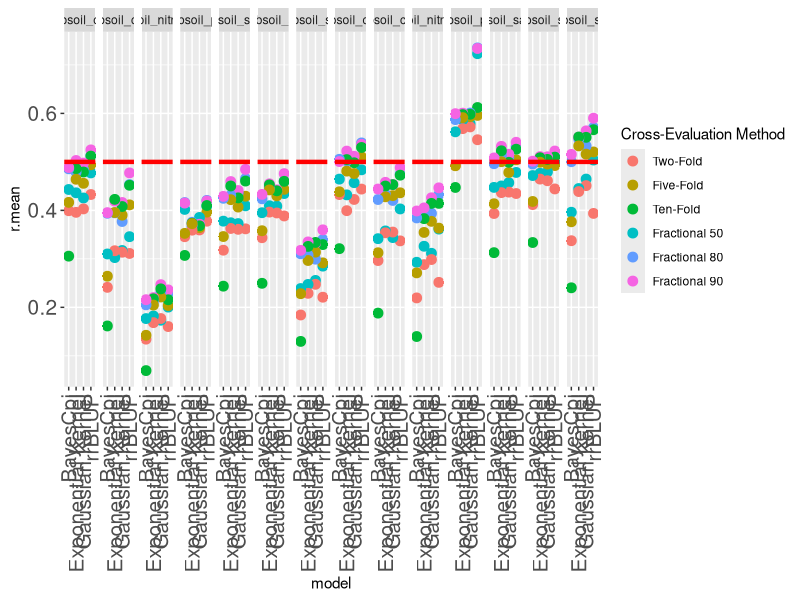
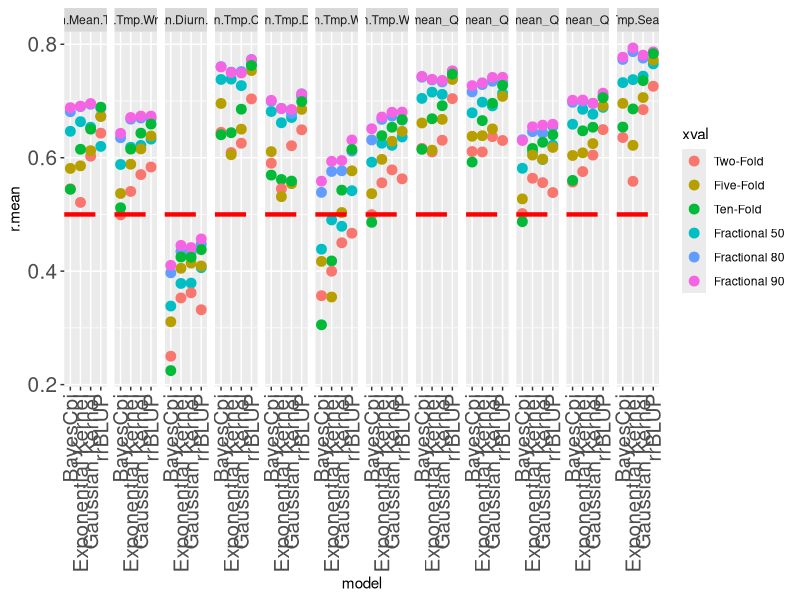
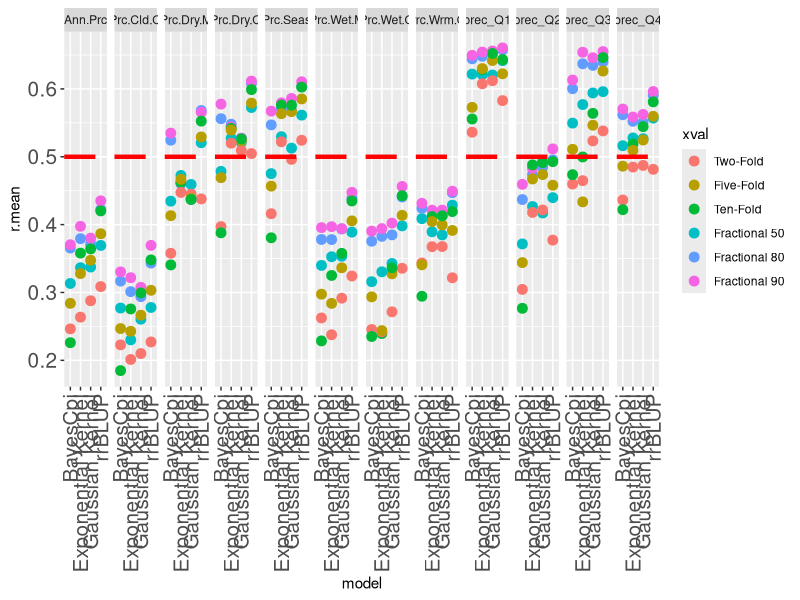

Recreate these plots in R, in order.
library(ggplot2)
library(tidyr)

setwd('G:/My Drive/Sorghum/R/')
all_models <- read.csv("./cross_validation/xval_results_allmodels.csv")

all_models$r.sd <- as.numeric(all_models$r.sd)

all_models$xval <- factor(all_models$xval, levels = c("Two-Fold", "Five-Fold", "Ten-Fold", "Fractional 50", "Fractional 80", "Fractional 90"))

all_soil <- all_models[all_models$trait %in% c('topsoil_clay','subsoil_clay','topsoil_silt', "subsoil_silt", 'topsoil_sand',
                                               "subsoil_sand", 'topsoil_cec', 'subsoil_cec', 'topsoil_nitrogen', 'subsoil_nitrogen',
                                               'topsoil_soc', 'subsoil_soc', 'topsoil_pH','subsoil_pH'),]
all_precip <- all_models[all_models$trait %in% c('prec_Q1', 'prec_Q2', 'prec_Q3', 'prec_Q4', 'Prc.Wrm.Q', 'Prc.Wet.Q',
                                                 'Prc.Wet.M', 'Prc.Seas', 'Prc.Dry.Q', 'Prc.Dry.M', 'Prc.Cld.Q', 'Ann.Prc'),]
all_temp <- all_models[all_models$trait %in% c('tmean_Q1', 'tmean_Q2', 'tmean_Q3', 'tmean_Q4', 'Tmp.Seas','Min.Tmp.Wrm.Q',
                                               'Mean.Tmp.Wrm.Q','Mean.Tmp.Wet.Q','Mean.Tmp.Dry.Q','Mean.Tmp.Cld.Q','Mean.Diurn.Rng',
                                               'Max.Tmp.Wrm.M','Ann.Mean.Tmp'),]



#####################################################################################################################################
##  X axis by Model Type

ggplot(all_soil, aes(y = r.mean, x = model, color = xval)) +
  # geom_errorbar(aes(x = model, ymin = r.mean-r.sd, ymax = r.mean + r.sd), width = 0.3, position = position_dodge(0.2)) +
  geom_point(size = 3) +
  # geom_boxplot(position = 'identity') + 
  facet_wrap(vars(trait), scales = "free_x", nrow = 1) + 
  geom_hline(yintercept = 0.5, color="red", size = 1.5, linetype = "longdash") +
  theme(axis.text.x = element_text(angle = 90, vjust = 0.5, hjust=1, size = 15),
        axis.text.y = element_text(size = 15)) +
  labs(color = "Cross-Evaluation Method")


ggplot(all_temp, aes(y = r.mean, x = model, color = xval)) +
  # geom_errorbar(aes(x = model, ymin = r.mean-r.sd, ymax = r.mean + r.sd), width = 0.3, position = position_dodge(0.2)) +
  geom_point(size = 3) +
  facet_wrap(vars(trait), scales = "free_x", nrow = 1) + 
  geom_hline(yintercept = 0.5, color="red", size = 1.5, linetype = "longdash") +
  theme(axis.text.x = element_text(angle = 90, vjust = 0.5, hjust=1, size = 15),
        axis.text.y = element_text(size = 15))

ggplot(all_precip, aes(y = r.mean, x = model, color = xval)) +
  # geom_errorbar(aes(x = model, ymin = r.mean-r.sd, ymax = r.mean + r.sd), width = 0.3, position = position_dodge(0.2)) +
  geom_point(size = 3) +
  facet_wrap(vars(trait), scales = "free_x", nrow = 1) + 
  geom_hline(yintercept = 0.5, color="red", size = 1.5, linetype = "longdash") +
  theme(axis.text.x = element_text(angle = 90, vjust = 0.5, hjust=1, size = 15),
        axis.text.y = element_text(size = 15))
